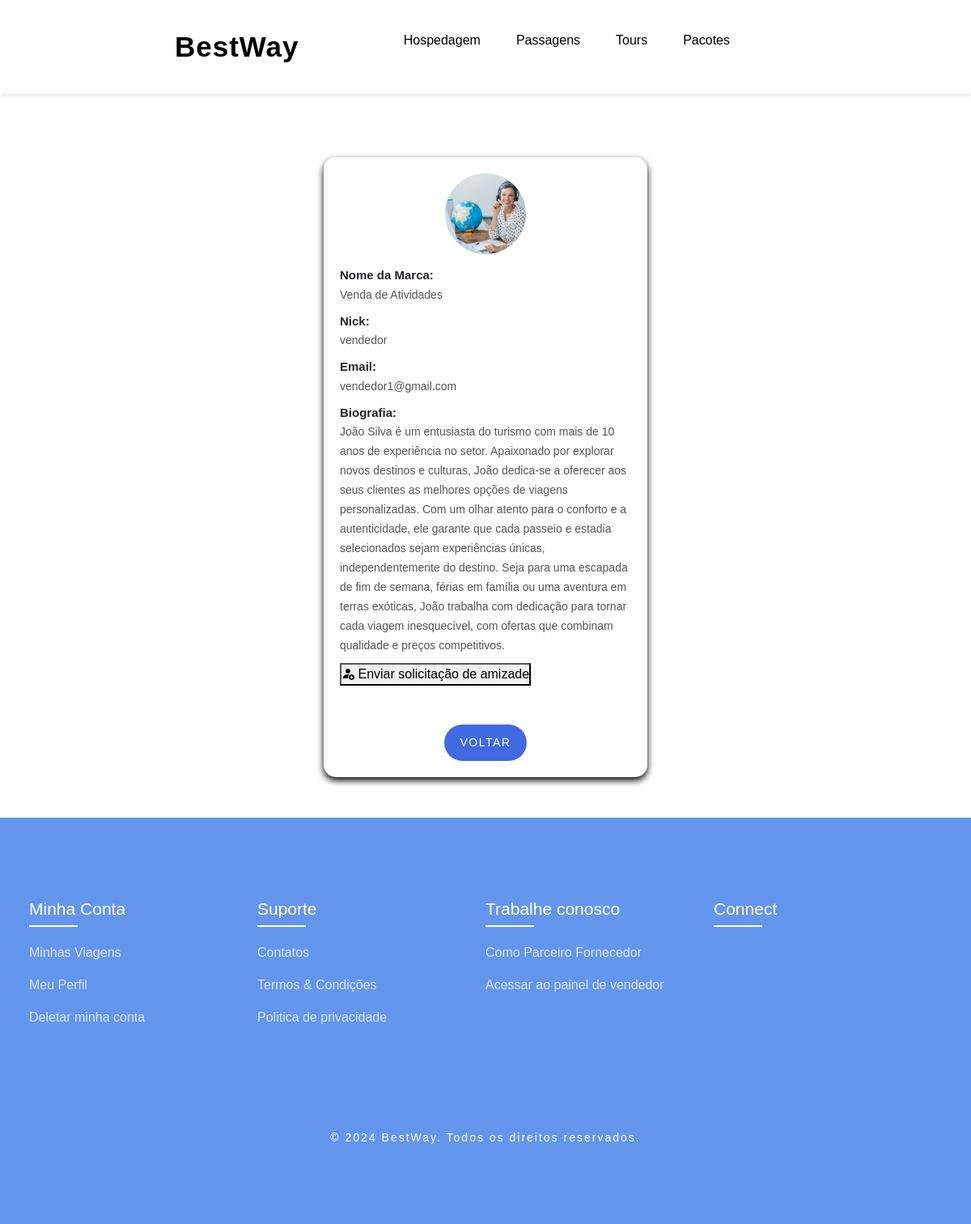
Page /public/perfil_vendedor.php?user_id=9 (signed in) on the committed database.
### tables this page shows
CREATE TABLE `t_user` (
  `id` int(11) NOT NULL,
  `nick` varchar(20) NOT NULL,
  `nome` varchar(100) NOT NULL,
  `email` varchar(50) NOT NULL,
  `nome_marca` varchar(150) NOT NULL DEFAULT '',
  `biografia` text DEFAULT NULL,
  `data_nasc` varchar(10) DEFAULT NULL,
  `pass` varchar(255) NOT NULL,
  `foto` varchar(50) DEFAULT NULL,
  `tipo_user` int(11) NOT NULL DEFAULT 0,
  `notificacoes_ofertas` tinyint(1) NOT NULL DEFAULT 1,
  `tipo_antes_bloqueio` int(11) DEFAULT NULL
);

### public/perfil_vendedor.php (the view, shortened to what this page needs)
<?php
include_once "../config/valida.php";
include_once "../config/liga_bd.php";
if (isset($_GET['user_id'])) {
    $user_id = (int)$_GET['user_id'];
    $sql = "SELECT * FROM t_user WHERE id = ?";
    $stmt = $ligacao->prepare($sql);
    $stmt->bind_param("i", $user_id);
    $stmt->execute();
    $resultado = $stmt->get_result();
    if ($linha = $resultado->fetch_assoc()) {
    } else {
        $linha = null;
    }
} else {
    $linha = null;
}
?>
<!DOCTYPE html>
<html lang="pt">
<head>
    <link rel="stylesheet" href="../assets/css/style.css">
    <link rel="stylesheet" href="../assets/css/styleperfil.css">
    <link href="https://cdn.jsdelivr.net/npm/bootstrap-icons/font/bootstrap-icons.css" rel="stylesheet">
    <link href="https://cdn.jsdelivr.net/npm/bootstrap@4.5.0/dist/css/bootstrap.min.css" rel="stylesheet">
    <link rel="stylesheet" href="../assets/css/style.css">
    <link rel="stylesheet" href="../assets/css/styleperfil.css">
    <link href="https://cdn.jsdelivr.net/npm/bootstrap-icons/font/bootstrap-icons.css" rel="stylesheet">
    <link href="https://cdn.jsdelivr.net/npm/bootstrap@4.5.0/dist/css/bootstrap.min.css" rel="stylesheet">
</head>
<body>
    <header>
        <a href="../index.html" style="font-size: 35px; font-weight: 600; letter-spacing: 1px; color: black;">BestWay</a>
        <ul class="navbar">
            <li><a href="<?= BASE_URL ?>public/hotels/hotels.php">Hospedagem</a></li>
            <li><a href="<?= BASE_URL ?>public/voos/voos.php">Passagens</a></li>
            <li><a href="<?= BASE_URL ?>public/tours/tours.php">Tours</a></li>
            <li><a href="<?= BASE_URL ?>public/pacotes/pacotes.php">Pacotes</a></li>
            <li><a href="<?= BASE_URL ?>public/carrinho/carrinho.php"><i class='bx bx-cart'></i></a></li>
        </ul>
    </header>
    <br><br><br><br><br><br>
    <div class="vendedor-info">
        <?php if ($linha): ?>
            <img src="<?php echo $linha['foto'] ? '../assets/images/pics/' . htmlspecialchars($linha['foto']) : 'https://bootdey.com/img/Content/avatar/avatar1.png'; ?>" alt="Foto do Vendedor">
            <div class="info-container">
                <div class="info-row">
                    <span class="label">Nome da Marca:</span>
                    <span class="value"><?php echo htmlspecialchars($linha['nome_marca']); ?></span>
                </div>
                <div class="info-row">
                    <span class="label">Nick:</span>
                    <span class="value"><?php echo htmlspecialchars($linha['nick']); ?></span>
                </div>
                <div class="info-row">
                    <span class="label">Email:</span>
                    <span class="value"><?php echo htmlspecialchars($linha['email']); ?></span>
                </div>
                <div class="info-row">
                    <span class="label">Biografia:</span>
                    <span class="value"><?php echo htmlspecialchars($linha['biografia']); ?></span>
                </div>
                        <form method="POST">
            <button type="submit" name="enviar_solicitacao">
                <i class="bi bi-person-fill-add"></i> Enviar solicitação de amizade
            </button>
        </form>
            </div>
        <?php else: ?>
            <p>Vendedor não encontrado ou não é um vendedor.</p>
        <?php endif; ?>
        <br><br>
        <a href="reservas.php" class="btn btn-primary">Voltar</a>
    </div>
     <section id="contact">
        <div class="footer">
            <div class="main">
                <div class="list">
                    <h4> Minha Conta</h4>
                    <ul>
                        <li><a href="#">Minhas Viagens</a></li>
                        <li><a href="<?= BASE_URL ?>public/perfil.php">Meu Perfil</a></li>
                        <li><a href="#">Deletar minha conta</a></li>
                    </ul>
                </div>
                <div class="list">
                    <h4>Suporte</h4>
                    <ul>
                        <li><a href="#">Contatos</a></li>
                        <li><a href="#">Termos & Condições</a></li>
                        <li><a href="#">Politica de privacidade</a></li>
                    </ul>
                </div>
                <div class="list">
                    <h4>Trabalhe conosco</h4>
                    <ul>
                        <li><a href="<?= BASE_URL ?>public/vendedor/registro_vendedor.php">Como Parceiro Fornecedor</a></li>
                        <li><a href="<?= BASE_URL ?>public/vendedor/admin.php">Acessar ao painel de vendedor</a></li>
                    </ul>
                </div>
                <div class="list">
                    <h4>Connect</h4>
                </div>
            </div>
        </div>
        <div class="end-text">
            <p>© 2024 BestWay. Todos os direitos reservados.</p>
        </div>
    </section>
</body>
</html>

### assets/css/style.css (style rules this page uses)
* { padding: 0; margin: 0; box-sizing: border-box; font-family: "Poppins", sans-serif; text-decoration: none; list-style: none; scroll-behavior: smooth; }
:root { --bg-color: #fff; --text-color: #221314; --second-color: #4169e1; --main-color: #6495ed; --big-font: 6rem; --h2-font: 3rem; --p-font: 1.1rem; }
body { background: var(--bg-color); color: var(--text-color); }
header { position: fixed; top: 0; right: 0; width: 100%; z-index: 100; display: flex; align-items: center; justify-content: space-between; background: transparent; padding: 30px 18%; transition: ease 0.4s; }
.btn { background: var(--main-color); color: white; padding: 12px 20px; border-radius: 5px; cursor: pointer; }
.navbar { display: flex; }
.navbar a { color: var(--bg-color); font-size: var(--p-font); font-weight: 500; padding: 10px 22px; border-radius: 4px; transition: ease 0.4s; }
section { padding: 80px 18%; }
body { font-family: Arial, sans-serif; margin: 0; padding: 0; background-color: #f4f4f4; }
#contact { background: var(--main-color); }
.main { display: flex; flex-wrap: wrap; }
.footer { padding: 20px 0; }
.list { width: 25%; }
.list h4 { font-size: 21px; color: var(--bg-color); margin-bottom: 30px; position: relative; }
.list h4::before { content: ""; position: absolute; height: 2px; width: 60px; left: 0; bottom: -10px; background: var(--bg-color); }
.list ul li:not(:last-child) { margin-bottom: 16px; }
.list ul li a { color: #ffffffbf; font-size: var(--p-font); display: block; transition: 0.3s; }
.end-text { text-align: center; padding-top: 90px; }
.end-text p { color: var(--bg-color); font-size: 14px; letter-spacing: 2px; }
@media (max-width: 1400px) { header { padding: 17px 3%; transition: 0.2s; } }
@media (max-width: 1400px) { section { padding: 80px 3%; transition: 0.2s; } }
@media (max-width: 1400px) { :root { --big-font: 4.5rem; --h2-font: 2.3rem; --p-font: 1rem; transition: 0.2s; } }

### assets/css/styleperfil.css (style rules this page uses)
body { background-image: url('images/fundo.png'); background-size: cover; background-position: center; font-family: 'San Francisco', 'Helvetica Neue', Arial, sans-serif; margin-top: 30px; color: #333; }
h4 { color: #333; font-weight: 600; }
.btn { background: #007aff; color: #ffffff; padding: 10px 20px; border-radius: 50px; font-size: 14px; transition: background-color 0.3s ease, transform 0.3s ease; }
.card, .btn { border-radius: 12px; }

### public/perfil_vendedor.php (style rules this page uses)
header { position: fixed; top: 0; right: 0; width: 100%; z-index: 100; display: flex; align-items: center; justify-content: space-between; padding: 30px 18%; background-color: white; box-shadow: 0 2px 5px rgba(0, 0, 0, 0.1); }
.navbar { display: flex; }
.navbar a { color: black; padding: 10px 22px; }
.vendedor-info { max-width: 400px; margin: 50px auto; background-color: white; padding: 20px; border-radius: 15px; box-shadow: 0 4px 8px rgba(1, 1, 1, 1); text-align: center; }
.vendedor-info img { width: 100px; height: 100px; border-radius: 50%; object-fit: cover; margin-bottom: 15px; }
.info-container { text-align: left; }
.info-row { margin-bottom: 10px; }
.label { font-weight: 600; font-weight: bold; display: block; font-size: 15px; }
.value { font-size: 14px; color: #555; }
.btn-primary { background-color: #4169e1; border: none; padding: 12px 20px; color: white; text-transform: uppercase; letter-spacing: 1.5px; cursor: pointer; border-radius: 25px; font-size: 14px; transition: background-color 0.3s, transform 0.2s; }

### rows in the picture
t_user: foto (picture), nome_marca "Venda de Atividades", nick "vendedor", email "vendedor1@gmail.com", biografia "João Silva é um entusiasta do turismo com mais de 10 anos de experiência no setor. Apaixonado por explorar novos destinos e culturas, João dedica-se a oferecer aos seus clientes as melhores opções de viagens personalizadas. Com um olhar atento para o conforto e a autenticidade, ele garante que cada passeio e estadia selecionados sejam experiências únicas, independentemente do destino. Seja para uma escapada de fim de semana, férias em família ou uma aventura em terras exóticas, João trabalha com dedicação para tornar cada viagem inesquecível, com ofertas que combinam qualidade e preços competitivos."
